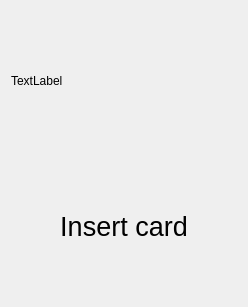
<?xml version="1.0" encoding="UTF-8"?>
<ui version="4.0">
 <class>rfid_ui</class>
 <widget class="QDialog" name="rfid_ui">
  <property name="geometry">
   <rect>
    <x>0</x>
    <y>0</y>
    <width>248</width>
    <height>307</height>
   </rect>
  </property>
  <property name="windowTitle">
   <string>Dialog</string>
  </property>
  <property name="autoFillBackground">
   <bool>false</bool>
  </property>
  <layout class="QVBoxLayout" name="verticalLayout">
   <item>
    <widget class="QLabel" name="label">
     <property name="text">
      <string>TextLabel</string>
     </property>
    </widget>
   </item>
   <item>
    <widget class="QLabel" name="labelRFID">
     <property name="font">
      <font>
       <pointsize>20</pointsize>
      </font>
     </property>
     <property name="text">
      <string>Insert card</string>
     </property>
     <property name="alignment">
      <set>Qt::AlignmentFlag::AlignCenter</set>
     </property>
    </widget>
   </item>
  </layout>
 </widget>
 <resources/>
 <connections/>
</ui>
